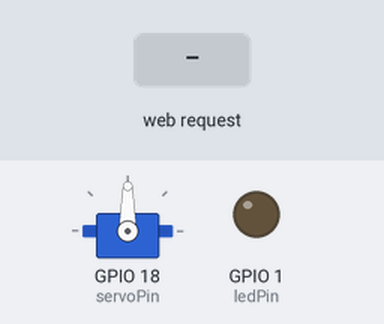
Simulated run of this sketch. Board: ESP32. Parts: servo, output pins drawn as LEDs (lit = HIGH). Inputs (shaded band) come from the test bench. WiFi joins after 1.5 s; servers stay silent unless stated; what the sketch prints to the serial monitor is not drawn.

Above: at 2.7 s.
2.8 s: HTTP request GET /H received
At 3.4 s:
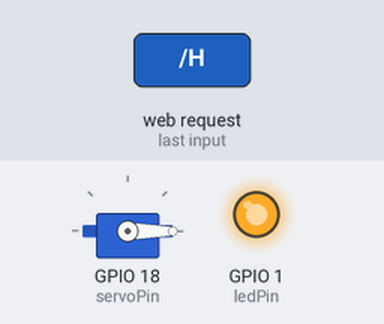
4.3 s: HTTP request GET /L received
At 4.6 s:
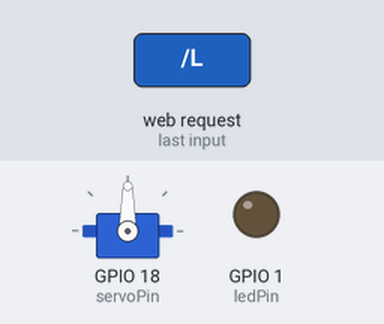
Timing chart, 0 to 7.3 s (numbered marks = the images above; inputs shaded):
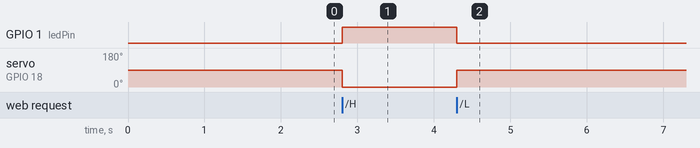

The sketch:

SimpleWiFiServer.ino
```cpp
/*
 WiFi Web Server LED Blink

 A simple web server that lets you blink an LED via the web.
 This sketch will print the IP address of your WiFi Shield (once connected)
 to the Serial monitor. From there, you can open that address in a web browser
 to turn on and off the LED on pin 5.

 If the IP address of your shield is yourAddress:
 http://yourAddress/H turns the LED on
 http://yourAddress/L turns it off

 This example is written for a network using WPA2 encryption. For insecure
 WEP or WPA, change the Wifi.begin() call and use Wifi.setMinSecurity() accordingly.

 Circuit:
 * WiFi shield attached
 * LED attached to pin 5

 created for arduino 25 Nov 2012
 by Tom Igoe

ported for sparkfun esp32
31.01.2017 by Jan Hendrik Berlin

 */

#include <WiFi.h>
#include <ESP32Servo.h>

const char *ssid = "Linksys05341";
const char *password = "nxnxcpncay";

NetworkServer server(80);
Servo myServo;

int ledPin = 1;
int servoPin = 18;
void setup() {
  Serial.begin(115200);
  pinMode(ledPin, OUTPUT);  // set the LED pin mode
  myServo.attach(servoPin);

  delay(10);

  // We start by connecting to a WiFi network

  Serial.println();
  Serial.println();
  Serial.print("Connecting to ");
  Serial.println(ssid);

  WiFi.begin(ssid, password);

  while (WiFi.status() != WL_CONNECTED) {
    delay(500);
    Serial.print(".");
  }

  Serial.println("");
  Serial.println("WiFi connected.");
  Serial.println("IP address: ");
  Serial.println(WiFi.localIP());

  server.begin();
}

void loop() {
  NetworkClient client = server.accept();  // listen for incoming clients

  if (client) {                     // if you get a client,
    Serial.println("New Client.");  // print a message out the serial port
    String currentLine = "";        // make a String to hold incoming data from the client
    while (client.connected()) {    // loop while the client's connected
      if (client.available()) {     // if there's bytes to read from the client,
        char c = client.read();     // read a byte, then
        Serial.write(c);            // print it out the serial monitor
        if (c == '\n') {            // if the byte is a newline character

          // if the current line is blank, you got two newline characters in a row.
          // that's the end of the client HTTP request, so send a response:
          if (currentLine.length() == 0) {
            // HTTP headers always start with a response code (e.g. HTTP/1.1 200 OK)
            // and a content-type so the client knows what's coming, then a blank line:
            client.println("HTTP/1.1 200 OK");
            client.println("Content-type:text/html");
            client.println();

            // the content of the HTTP response follows the header:
            client.print("Click <a href=\"/H\">here</a> to turn the INTERNAL RED LED on pin 1 on.<br>");
            client.print("Click <a href=\"/L\">here</a> to turn the INTERNAL RED LED on pin 1 off.<br>");

            // The HTTP response ends with another blank line:
            client.println();
            // break out of the while loop:
            break;
          } else {  // if you got a newline, then clear currentLine:
            currentLine = "";
          }
        } else if (c != '\r') {  // if you got anything else but a carriage return character,
          currentLine += c;      // add it to the end of the currentLine
        }

        // Check to see if the client request was "GET /H" or "GET /L":
        if (currentLine.endsWith("GET /L")) {
          digitalWrite(ledPin, LOW);  // GET /L turns the LED on
          myServo.write(90);
        }
        if (currentLine.endsWith("GET /H")) {
          digitalWrite(ledPin, HIGH);  // GET /H turns the LED off
          myServo.write(0);
        }
      }
    }
    // close the connection:
    client.stop();
    Serial.println("Client Disconnected.");
  }
}
```

Measured:
- after the input at 2.8 s, GPIO 1 (ledPin): LOW → HIGH at once; servo on GPIO 18 (servoPin): 90° → 0° at once
- after the input at 4.3 s, GPIO 1 (ledPin): HIGH → LOW at once; servo on GPIO 18 (servoPin): 0° → 90° at once
